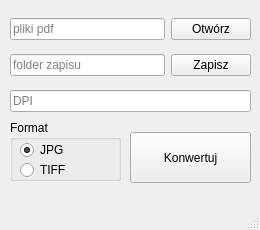
<?xml version="1.0" encoding="UTF-8"?>
<ui version="4.0">
 <class>MainWindow</class>
 <widget class="QMainWindow" name="MainWindow">
  <property name="geometry">
   <rect>
    <x>0</x>
    <y>0</y>
    <width>260</width>
    <height>230</height>
   </rect>
  </property>
  <property name="minimumSize">
   <size>
    <width>260</width>
    <height>230</height>
   </size>
  </property>
  <property name="maximumSize">
   <size>
    <width>260</width>
    <height>230</height>
   </size>
  </property>
  <property name="font">
   <font>
    <kerning>true</kerning>
   </font>
  </property>
  <property name="contextMenuPolicy">
   <enum>Qt::DefaultContextMenu</enum>
  </property>
  <property name="windowTitle">
   <string>pdf2raster</string>
  </property>
  <widget class="QWidget" name="centralwidget">
   <widget class="QWidget" name="verticalLayoutWidget">
    <property name="geometry">
     <rect>
      <x>10</x>
      <y>10</y>
      <width>241</width>
      <height>111</height>
     </rect>
    </property>
    <layout class="QVBoxLayout" name="verticalLayout">
     <item>
      <layout class="QHBoxLayout" name="horizontalLayout">
       <item>
        <widget class="QLineEdit" name="linePDF">
         <property name="placeholderText">
          <string>pliki pdf</string>
         </property>
        </widget>
       </item>
       <item>
        <widget class="QPushButton" name="btnOpen">
         <property name="text">
          <string>Otwórz</string>
         </property>
        </widget>
       </item>
      </layout>
     </item>
     <item>
      <layout class="QHBoxLayout" name="horizontalLayout_2">
       <item>
        <widget class="QLineEdit" name="lineSave">
         <property name="placeholderText">
          <string>folder zapisu</string>
         </property>
        </widget>
       </item>
       <item>
        <widget class="QPushButton" name="btnSave">
         <property name="text">
          <string>Zapisz</string>
         </property>
        </widget>
       </item>
      </layout>
     </item>
     <item>
      <widget class="QLineEdit" name="lineDPI">
       <property name="placeholderText">
        <string>DPI</string>
       </property>
      </widget>
     </item>
    </layout>
   </widget>
   <widget class="QPushButton" name="btnRun">
    <property name="geometry">
     <rect>
      <x>130</x>
      <y>132</y>
      <width>121</width>
      <height>51</height>
     </rect>
    </property>
    <property name="text">
     <string>Konwertuj</string>
    </property>
   </widget>
   <widget class="QGroupBox" name="groupBox">
    <property name="geometry">
     <rect>
      <x>10</x>
      <y>120</y>
      <width>111</width>
      <height>61</height>
     </rect>
    </property>
    <property name="title">
     <string>Format</string>
    </property>
    <widget class="QRadioButton" name="rJPG">
     <property name="geometry">
      <rect>
       <x>10</x>
       <y>20</y>
       <width>89</width>
       <height>20</height>
      </rect>
     </property>
     <property name="text">
      <string>JPG</string>
     </property>
     <property name="checked">
      <bool>true</bool>
     </property>
    </widget>
    <widget class="QRadioButton" name="rTIFF">
     <property name="geometry">
      <rect>
       <x>10</x>
       <y>40</y>
       <width>89</width>
       <height>20</height>
      </rect>
     </property>
     <property name="text">
      <string>TIFF</string>
     </property>
    </widget>
   </widget>
  </widget>
  <widget class="QMenuBar" name="menubar">
   <property name="geometry">
    <rect>
     <x>0</x>
     <y>0</y>
     <width>260</width>
     <height>22</height>
    </rect>
   </property>
  </widget>
  <widget class="QStatusBar" name="statusbar"/>
 </widget>
 <resources/>
 <connections/>
</ui>
